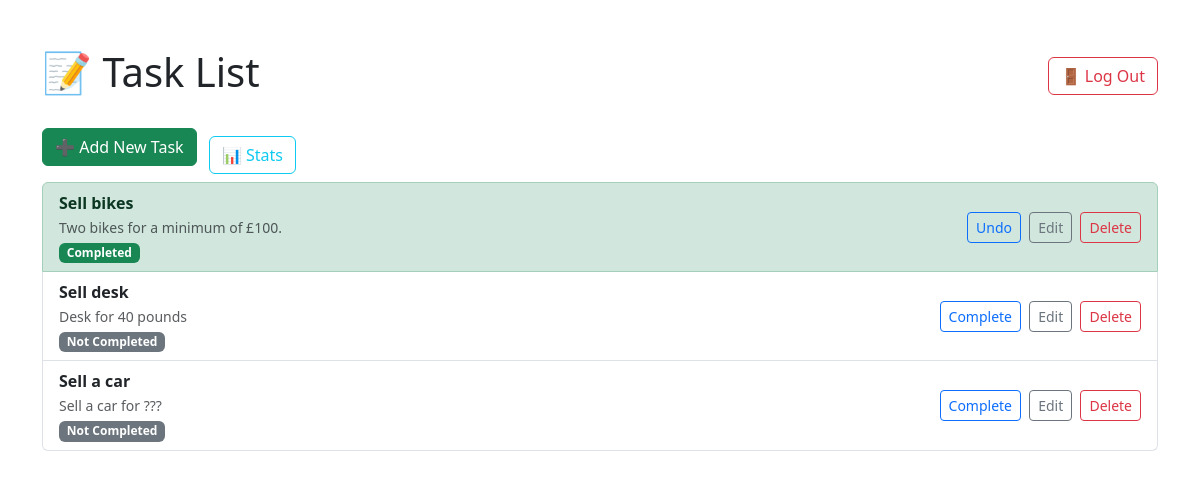
Screenshot of / (signed in) with the database file from the repository.
### tasks/models.py (models this page shows, shortened)
class Task(models.Model):
    user = models.ForeignKey(User, on_delete=models.CASCADE)
    title = models.CharField(max_length=100)
    description = models.TextField()
    completed = models.BooleanField(default=False)

### tasks/views.py (the view)
# urls.py: path('', views.task_list, name='task_list'),
@login_required
def task_list(request):
    tasks = Task.objects.filter(user=request.user)
    return render(request, 'tasks/task_list.html', {'tasks': tasks})

### tasks/templates/tasks/task_list.html (shortened to what this page needs)
<!DOCTYPE html>
<html>
<head>
    {% load static %}
    <link href="https://cdn.jsdelivr.net/npm/bootstrap@5.3.0/dist/css/bootstrap.min.css" rel="stylesheet">
</head>
<body class="container py-5">
    <div class="d-flex justify-content-between align-items-center mb-4">
        <h1>📝 Task List</h1>
        <a href="{% url 'logout' %}" class="btn btn-outline-danger">🚪 Log Out</a>
    </div>
    <a href="{% url 'add_task' %}" class="btn btn-success mb-3">➕ Add New Task</a>
    <a href="{% url 'stats' %}" class="btn btn-outline-info ms-2">📊 Stats</a>
    <ul class="list-group">
        {% for task in tasks %}
            <li class="list-group-item d-flex justify-content-between align-items-center {% if task.completed %}list-group-item-success{% endif %}">
                <div>
                    <strong>{{ task.title }}</strong><br>
                    <small class="text-muted">{{ task.description }}</small><br>
                    {% if task.completed %}
                        <span class="badge bg-success">
                            {{ task.completed|yesno:"Completed,Not Completed" }}
                        </span>
                    {% else %}
                        <span class="badge bg-secondary">
                            {{ task.completed|yesno:"Completed,Not Completed" }}
                        </span>
                    {% endif %}
                </div>
                <div>
                    <a href="{% url 'toggle_status' task.id %}" class="btn btn-outline-primary btn-sm me-1">
                        {% if task.completed %}Undo{% else %}Complete{% endif %}
                    </a>
                    <a href="{% url 'edit_task' task.id %}" class="btn btn-outline-secondary btn-sm me-1">Edit</a>
                    <a href="{% url 'delete_task' task.id %}" class="btn btn-outline-danger btn-sm">Delete</a>
                </div>
            </li>
        {% empty %}
            <li class="list-group-item text-muted">No tasks to display</li>
        {% endfor %}
    </ul>
</body>
</html>

### rows the page displays
Task: title "Sell bikes", description "Two bikes for a minimum of £100.", completed "Completed", shows "Undo"
Task: title "Sell desk", description "Desk for 40 pounds", completed "Not Completed"
Task: title "Sell a car", description "Sell a car for ???", completed "Not Completed"
